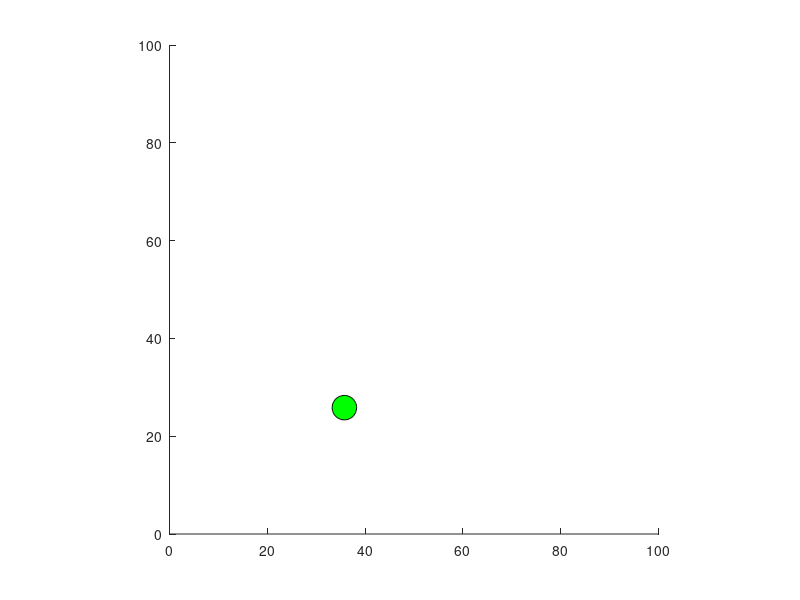

Write MATLAB code to recreate this figure.
axis equal
axis([0 100 0 100])
hold on

ball=rectangle('Position', [0 47.5 5 5], 'Curvature', [1 1], 'FaceColor', 'g');
x0=33;
y0=47.5;
v0=26.5;
angle=atand(47.5/33);
g=9.8;
tMax=(2*v0*sind(angle))/g;
dt=0.05;

for t=0.05:dt:tMax/2
    xT=(v0*t*cosd(angle));
    yT=(v0*t*sind(angle))-(g*(t^2)/2);
%     yT1=-yT2;
%     yT=-1/yT2;
%     xT=v0*cosd(angle);
    
    set(ball, 'Position', [xT 47.5-yT 5 5]);
    pause(0.1)
end